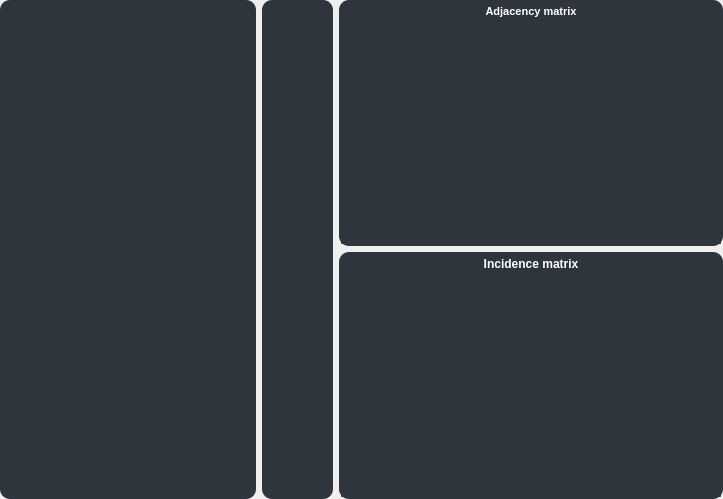
     <widget class="QWidget" name="page">
      <layout class="QGridLayout" name="gridLayout">
       <property name="leftMargin">
        <number>0</number>
       </property>
       <property name="topMargin">
        <number>0</number>
       </property>
       <property name="rightMargin">
        <number>0</number>
       </property>
       <property name="bottomMargin">
        <number>0</number>
       </property>
       <item row="0" column="0" rowspan="2">
        <widget class="GraphScene" name="graph">
         <property name="styleSheet">
          <string notr="true">QGraphicsView {
    border-radius: 10px;
	border-color: black;
    padding: 2 2px;
    background: rgb(46,53,61);
	color:rgb(255,255,255);
}</string>
         </property>
        </widget>
       </item>
       <item row="0" column="1" rowspan="2">
        <widget class="QListWidget" name="listWidget">
         <property name="minimumSize">
          <size>
           <width>71</width>
           <height>491</height>
          </size>
         </property>
         <property name="maximumSize">
          <size>
           <width>71</width>
           <height>16777215</height>
          </size>
         </property>
         <property name="mouseTracking">
          <bool>true</bool>
         </property>
         <property name="tabletTracking">
          <bool>false</bool>
         </property>
         <property name="focusPolicy">
          <enum>Qt::NoFocus</enum>
         </property>
         <property name="styleSheet">
          <string notr="true">QListWidget {
    border-radius: 10px;
	border-color: black;
    padding: 2 2px;
    background: rgb(46,53,61);
	color:rgb(255,255,255);
}</string>
         </property>
         <property name="movement">
          <enum>QListView::Static</enum>
         </property>
        </widget>
       </item>
       <item row="0" column="2">
        <widget class="QGroupBox" name="groupBox_4">
         <property name="minimumSize">
          <size>
           <width>380</width>
           <height>243</height>
          </size>
         </property>
         <property name="styleSheet">
          <string notr="true">QGroupBox {
    border-radius: 10px;
	border-color: black;
    padding: 2 2px;
    background: rgb(46,53,61);
	color:rgb(255,255,255);
}</string>
         </property>
         <property name="title">
          <string/>
         </property>
         <layout class="QVBoxLayout" name="verticalLayout">
          <property name="spacing">
           <number>3</number>
          </property>
          <property name="leftMargin">
           <number>0</number>
          </property>
          <property name="topMargin">
           <number>3</number>
          </property>
          <property name="rightMargin">
           <number>0</number>
          </property>
          <property name="bottomMargin">
           <number>0</number>
          </property>
          <item>
           <widget class="QLabel" name="label_matrix_1">
            <property name="font">
             <font>
              <pointsize>8</pointsize>
              <weight>75</weight>
              <bold>true</bold>
             </font>
            </property>
            <property name="styleSheet">
             <string notr="true">color:white;
background: rgb(46,53,61);</string>
            </property>
            <property name="text">
             <string>Adjacency matrix</string>
            </property>
            <property name="alignment">
             <set>Qt::AlignCenter</set>
            </property>
           </widget>
          </item>
          <item>
           <widget class="QTableWidget" name="matrix_1">
            <property name="minimumSize">
             <size>
              <width>380</width>
              <height>223</height>
             </size>
            </property>
            <property name="maximumSize">
             <size>
              <width>10000</width>
              <height>10000</height>
             </size>
            </property>
            <property name="mouseTracking">
             <bool>true</bool>
            </property>
            <property name="tabletTracking">
             <bool>false</bool>
            </property>
            <property name="styleSheet">
             <string notr="true">QTableWidget {
	border-radius: 1px;
	border-color: black;
    padding: 2 2px;
    background: rgb(46,53,61);
	background-color: rgb(46,53,61);
	color:rgb(255,255,255);
    gridline-color: white;
}
</string>
            </property>
            <property name="verticalScrollBarPolicy">
             <enum>Qt::ScrollBarAlwaysOff</enum>
            </property>
            <property name="horizontalScrollBarPolicy">
             <enum>Qt::ScrollBarAlwaysOff</enum>
            </property>
            <property name="sizeAdjustPolicy">
             <enum>QAbstractScrollArea::AdjustIgnored</enum>
            </property>
            <property name="editTriggers">
             <set>QAbstractItemView::NoEditTriggers</set>
            </property>
            <property name="selectionMode">
             <enum>QAbstractItemView::NoSelection</enum>
            </property>
            <property name="textElideMode">
             <enum>Qt::ElideMiddle</enum>
            </property>
            <property name="gridStyle">
             <enum>Qt::SolidLine</enum>
            </property>
            <property name="cornerButtonEnabled">
             <bool>false</bool>
            </property>
           </widget>
          </item>
         </layout>
        </widget>
       </item>
       <item row="1" column="2">
        <widget class="QGroupBox" name="groupBox_5">
         <property name="minimumSize">
          <size>
           <width>380</width>
           <height>243</height>
          </size>
         </property>
         <property name="styleSheet">
          <string notr="true">QGroupBox {
    border-radius: 10px;
	border-color: black;
    padding: 2 2px;
    background: rgb(46,53,61);
	color:rgb(255,255,255);
}</string>
         </property>
         <property name="title">
          <string/>
         </property>
         <layout class="QVBoxLayout" name="verticalLayout_2">
          <property name="spacing">
           <number>3</number>
          </property>
          <property name="leftMargin">
           <number>0</number>
          </property>
          <property name="topMargin">
           <number>3</number>
          </property>
          <property name="rightMargin">
           <number>0</number>
          </property>
          <property name="bottomMargin">
           <number>0</number>
          </property>
          <item>
           <widget class="QLabel" name="label_matrix_2">
            <property name="font">
             <font>
              <weight>75</weight>
              <bold>true</bold>
             </font>
            </property>
            <property name="styleSheet">
             <string notr="true">color: white;
background: rgb(46,53,61);</string>
            </property>
            <property name="text">
             <string>Incidence matrix</string>
            </property>
            <property name="alignment">
             <set>Qt::AlignCenter</set>
            </property>
           </widget>
          </item>
          <item>
           <widget class="QTableWidget" name="matrix_2">
            <property name="minimumSize">
             <size>
              <width>380</width>
              <height>223</height>
             </size>
            </property>
            <property name="mouseTracking">
             <bool>true</bool>
            </property>
            <property name="tabletTracking">
             <bool>false</bool>
            </property>
            <property name="styleSheet">
             <string notr="true">QTableWidget {
	border-radius:1px;
	border-color: black;
    padding: 2 2px;
    background: rgb(46,53,61);
	color:rgb(255,255,255);
	gridline-color: white;
}</string>
            </property>
            <property name="verticalScrollBarPolicy">
             <enum>Qt::ScrollBarAlwaysOff</enum>
            </property>
            <property name="horizontalScrollBarPolicy">
             <enum>Qt::ScrollBarAlwaysOff</enum>
            </property>
            <property name="editTriggers">
             <set>QAbstractItemView::NoEditTriggers</set>
            </property>
            <property name="selectionMode">
             <enum>QAbstractItemView::NoSelection</enum>
            </property>
            <property name="textElideMode">
             <enum>Qt::ElideMiddle</enum>
            </property>
            <property name="cornerButtonEnabled">
             <bool>false</bool>
            </property>
           </widget>
          </item>
         </layout>
        </widget>
       </item>
      </layout>
     </widget>
